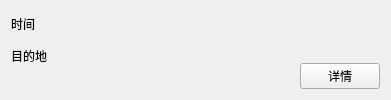
<?xml version="1.0" encoding="UTF-8"?>
<ui version="4.0">
 <class>RecordInterface</class>
 <widget class="QWidget" name="RecordInterface">
  <property name="geometry">
   <rect>
    <x>0</x>
    <y>0</y>
    <width>391</width>
    <height>100</height>
   </rect>
  </property>
  <property name="sizePolicy">
   <sizepolicy hsizetype="Preferred" vsizetype="MinimumExpanding">
    <horstretch>0</horstretch>
    <verstretch>0</verstretch>
   </sizepolicy>
  </property>
  <property name="maximumSize">
   <size>
    <width>16777215</width>
    <height>150</height>
   </size>
  </property>
  <property name="windowTitle">
   <string>Form</string>
  </property>
  <layout class="QHBoxLayout" name="horizontalLayout">
   <item>
    <layout class="QVBoxLayout" name="verticalLayout">
     <item>
      <widget class="QLabel" name="time_label">
       <property name="text">
        <string>时间</string>
       </property>
      </widget>
     </item>
     <item>
      <widget class="QLabel" name="goal_label">
       <property name="text">
        <string>目的地</string>
       </property>
      </widget>
     </item>
     <item>
      <spacer name="horizontalSpacer">
       <property name="orientation">
        <enum>Qt::Horizontal</enum>
       </property>
       <property name="sizeHint" stdset="0">
        <size>
         <width>40</width>
         <height>20</height>
        </size>
       </property>
      </spacer>
     </item>
    </layout>
   </item>
   <item>
    <layout class="QVBoxLayout" name="verticalLayout_2">
     <item>
      <spacer name="verticalSpacer">
       <property name="orientation">
        <enum>Qt::Vertical</enum>
       </property>
       <property name="sizeHint" stdset="0">
        <size>
         <width>20</width>
         <height>40</height>
        </size>
       </property>
      </spacer>
     </item>
     <item>
      <layout class="QHBoxLayout" name="horizontalLayout_2">
       <item>
        <widget class="QPushButton" name="info_button">
         <property name="sizePolicy">
          <sizepolicy hsizetype="Fixed" vsizetype="Fixed">
           <horstretch>0</horstretch>
           <verstretch>0</verstretch>
          </sizepolicy>
         </property>
         <property name="text">
          <string>详情</string>
         </property>
        </widget>
       </item>
      </layout>
     </item>
    </layout>
   </item>
  </layout>
 </widget>
 <resources/>
 <connections/>
</ui>
